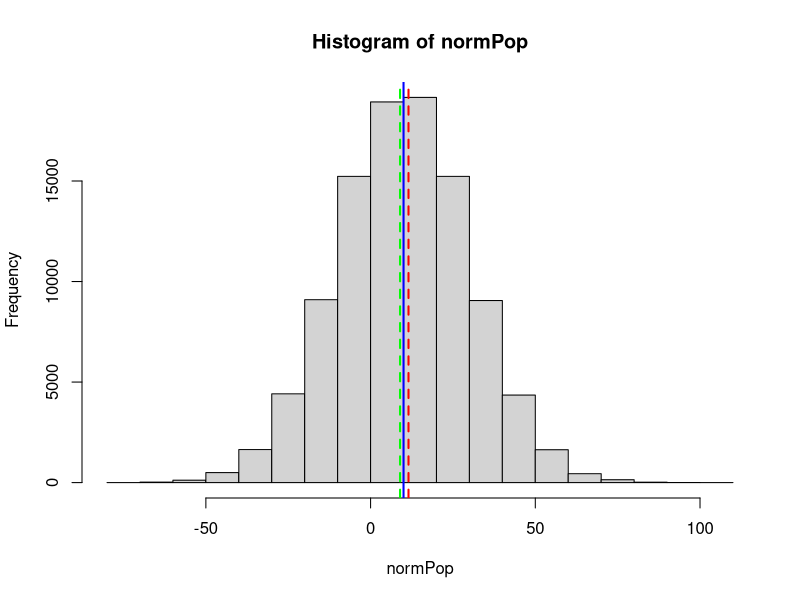

Generate this figure with R: (Note: this script raises an error after producing the figure.)
## ---- chunk 1
flipCoin <- function(nFlips) {
    dat <- rbinom(nFlips, 1, 0.5)
    dat <- ifelse(dat == 1, 'Heads', 'Tails')
    dat
}
flipCoin(5)
## ---- chunk 2
flipCoin(5)
flipCoin(5)
flipCoin(5)
flipCoin(5)
flipCoin(5)
## ---- chunk 3
normPop <- rnorm(1e5, mean = 10, sd = 20)

x <- sample(normPop, size = 5, replace = TRUE)
y <- sample(normPop, size = 100, replace = TRUE)

hist(normPop)
abline(v = 10, col = "blue", lwd = 2)
abline(v = mean(x), col = 'red', lty = 2, lwd = 2)
abline(v = mean(y), col = 'green', lty = 2, lwd = 2)
## ---- chunk 4
data(HairEyeColor)
haireyecolor <- as.data.frame(HairEyeColor)

haireyecolorExpanded <- haireyecolor[rep(1:nrow(haireyecolor), haireyecolor$Freq),]

haireyecolorExpanded <- haireyecolorExpanded[,-4]


# shuffle around
set.seed(1)
haireyecolorExpanded<- haireyecolorExpanded[sample(nrow(haireyecolorExpanded), nrow(haireyecolorExpanded)),]
rownames(haireyecolorExpanded) <- 1:nrow(haireyecolorExpanded)

haireyecolorExpanded$SubjectID <-  1:nrow(haireyecolorExpanded)
haireyecolorExpanded <- haireyecolorExpanded[,c('SubjectID','Sex', 'Hair', 'Eye')]

dt <- haireyecolorExpanded

tab <- table(dt$Sex)
prop <- prop.table(tab)
nn <- names(tab)
tab <- as.numeric(tab)
prop <- as.numeric(prop)
names(tab) <- nn
tab <- rbind(tab, prop*100)
toPrint <- data.frame(t(tab))
colnames(toPrint) <- c('Count', 'Percent')
toPrint$Percent <- paste0(round(toPrint$Percent, 2), '%')
toPrint %>% kable %>% kable_classic(full_width = F)
## ---- chunk 5
tab <- table(dt$Eye)
prop <- prop.table(tab)
nn <- names(tab)
tab <- as.numeric(tab)
prop <- as.numeric(prop)
names(tab) <- nn
tab <- rbind(tab, prop*100)
toPrint <- data.frame(t(tab))
colnames(toPrint) <- c('Count', 'Percent')
toPrint$Percent <- paste0(round(toPrint$Percent, 2), '%')
toPrint %>% kable %>% kable_classic(full_width = F)
## ---- chunk 6
rollDie <- function(nRolls, seed) {
    set.seed(seed)
    sample(1:6, nRolls, replace = TRUE)
}
barplot(table(rollDie(100, 1)))
prop.table(table(rollDie(100, 1)))
## ---- chunk 7
round(prop.table(table(rollDie(1e6, 1))), 3)
## ---- chunk 8
curve(dnorm(x, 0, 1), from = -4, to = 13, lwd = 4,
      col = 'steelblue', ylab = 'Probability', xlab = 'X',
      main = "Two Normal Distributions")
curve(dnorm(x, 5, 3), add = TRUE, lwd = 4, col = 'tomato')
legend(x = 6.5, y = 0.35, legend = c(expression(N(mu == 0, sigma^2 == 1)),
                                     expression(N(mu == 5, sigma^2 == 3))),
       lwd = 4, col = c("steelblue", "tomato"))
## ---- chunk 9
## Why does this need cbind?
knitr::kable(cbind.data.frame('# Heads' = 0:3, 'Probability' = c('1/8', '3/8', '3/8', '1/8')), 
             align = 'c')
## ---- chunk 10
n <- 10
p <- c(0.2, 0.5, 0.75, 0.9)

par(mfrow = c(2,2))
for (i in 1:length(p)) {
  x <- 0:n
y <- dbinom(x, size = n, prob = p[i])
barplot(y, names.arg = x, col = 'palevioletred1',
                  xlab = '# of successes',
                  ylab = 'Probability',
        ylim = c(0, 0.4),
        main = paste0('p = ', p[i]))
}


## ---- chunk 11
par(mfrow = c(1, 2))
x <- 0:3
y <- dbinom(x, 3, 0.5)
barplot(y, names.arg = x, xlab = 'Number of Heads Observed on Three Flips', ylab = 'Probability', yaxt='n', 
        main = "X ~ Bin(n = 3, p = 0.5)")
axis(side = 2, at = seq(0, 0.45, by = 0.05), pos = c(0, 0), labels = seq(0, 0.45, by = 0.05))

x <- 0:10
y <- dbinom(x, max(x), 0.8)
barplot(y, names.arg = x, xlab = 'Number of Heads Observed on Six Flips', ylab = 'Probability', 
        main = "X ~  Bin(n = 6, p = 0.8)", yaxt='n')
axis(side = 2, at = seq(0, 0.45, by = 0.05), pos = c(0, 0), labels = seq(0, 0.45, by = 0.05))
## ---- chunk 12
par(mfrow = c(1, 2))
x <- 0:9
y <- dpois(x, lambda = 2)
barplot(y, names.arg = x, xlab = 'Number of Events Observed in Interval', ylab = 'Probability', main = expression(paste("Poisson distribution with ", lambda, " = 2")))

x <- 0:15
y <- dpois(x, lambda = 4)
barplot(y, names.arg = x, xlab = 'Number of Events Observed in Interval', ylab = 'Probability', main = expression(paste("Poisson distribution with ", lambda, " = 4")))
## ---- chunk 13
## Why does this need cbind?
knitr::kable(cbind.data.frame('# Heads' = 0:3, 'Probability' = c('1/8', '3/8', '3/8', '1/8')), 
             align = 'c')
## ---- chunk 14
library(knitr)
library(magrittr)
flipCoin3 <- function() {
  # perform binomial experiment, which returns either 1 or 0
  dat <- rbinom(n = 3, 1, p = 0.5) 
  # Add these up to determine number of events
  sum(dat)
}
nSims <- 10000
simRes <- replicate(nSims, flipCoin3())
matrix(c(0:3, 
         paste0(format(table(simRes), big.mark = ","), "/10,000"), 
         prop.table(table(simRes)),
         c(1,3,3,1)/8), ncol = 4) %>% 
  kable(col.names = c("Number of Heads", "Fraction", "Observed Probability", "True Probability"))
## ---- chunk 15
par(mfrow = c(1, 2))
x <- 0:3
y <- dbinom(x, 3, 0.5)
barplot(y, names.arg = x, xlab = 'Number of Heads Observed on Three Flips', ylab = 'Probability', yaxt='n', 
        main = "X ~ Bin(n = 3, p = 0.5)")
axis(side = 2, at = seq(0, 0.45, by = 0.05), pos = c(0, 0), labels = seq(0, 0.45, by = 0.05))

x <- 0:10
y <- dbinom(x, max(x), 0.8)
barplot(y, names.arg = x, xlab = 'Number of Heads Observed on Six Flips', ylab = 'Probability', 
        main = "X ~  Bin(n = 6, p = 0.8)", yaxt='n')
axis(side = 2, at = seq(0, 0.45, by = 0.05), pos = c(0, 0), labels = seq(0, 0.45, by = 0.05))
## ---- chunk 16
curve(dnorm(x, 0, 1), from = -4, to = 13, lwd = 4,
      col = 'steelblue', ylab = 'Probability', xlab = 'X',
      main = "Two Normal Distributions")
curve(dnorm(x, 5, 3), add = TRUE, lwd = 4, col = 'tomato')
legend(x = 6.5, y = 0.35, legend = c(expression(N(0, 1)),
                                     expression(N(5, 3))),
       lwd = 4, col = c("steelblue", "tomato"))
## ---- chunk 17
par(mfrow = c(1, 2))
x <- 0:9
y <- dpois(x, lambda = 2)
barplot(y, names.arg = x, xlab = 'Number of Events Observed in Interval', ylab = 'Probability', main = expression(paste("Poisson distribution with ", lambda, " = 2")))

x <- 0:15
y <- dpois(x, lambda = 4)
barplot(y, names.arg = x, xlab = 'Number of Events Observed in Interval', ylab = 'Probability', main = expression(paste("Poisson distribution with ", lambda, " = 4")))
